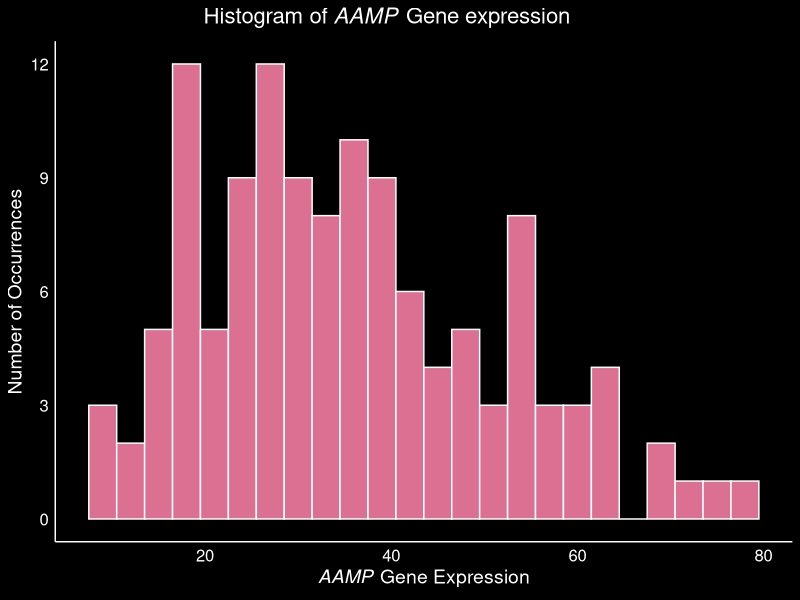
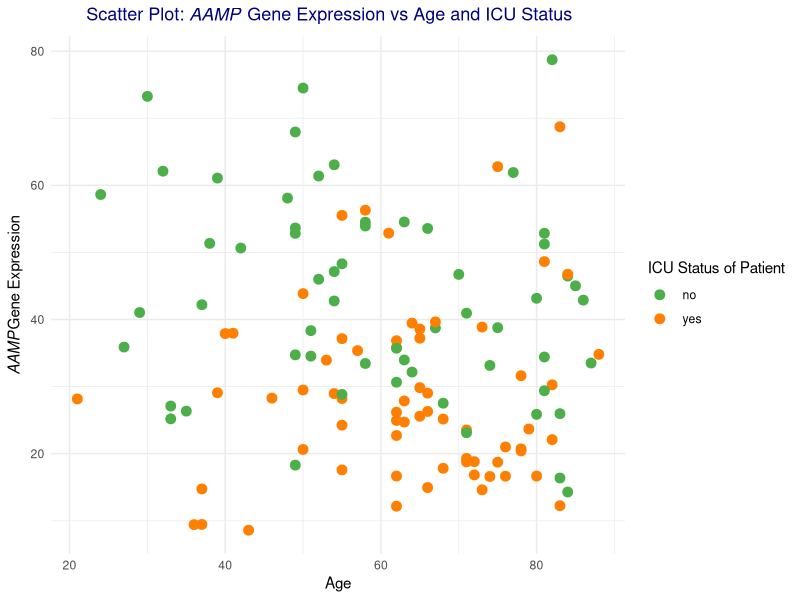
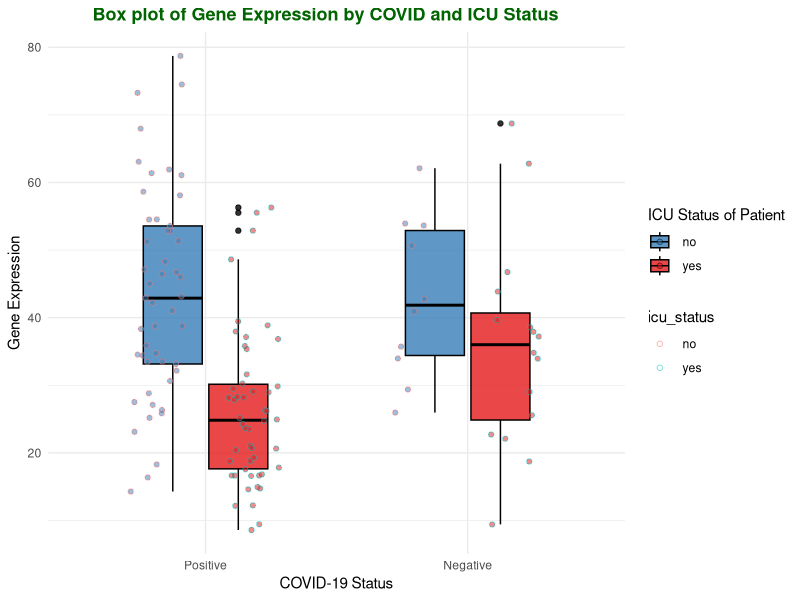
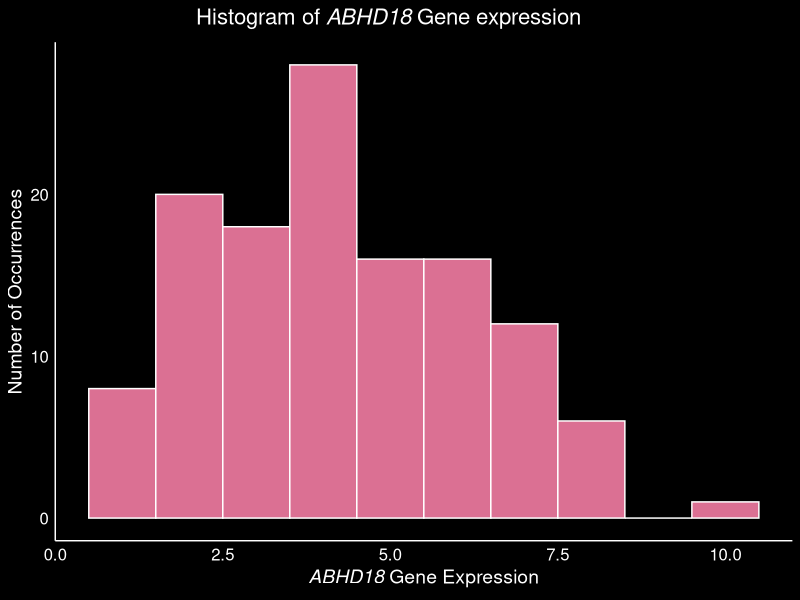
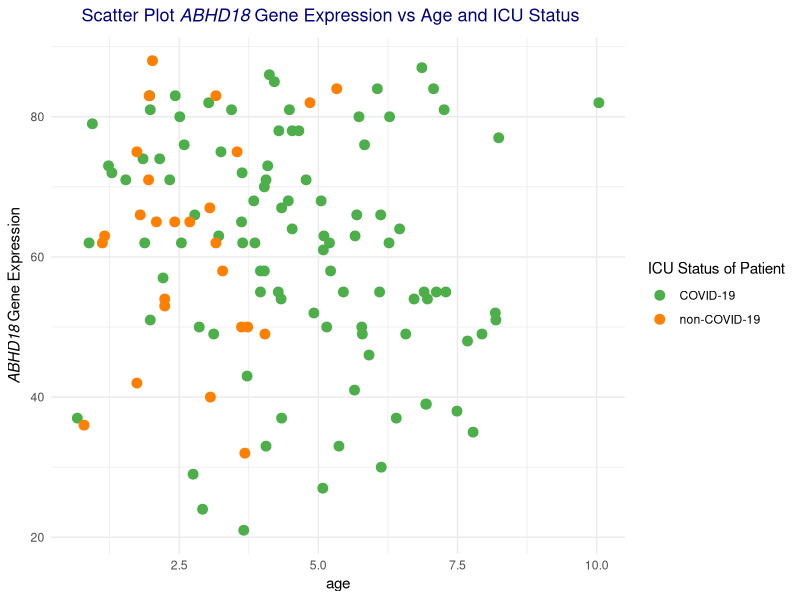
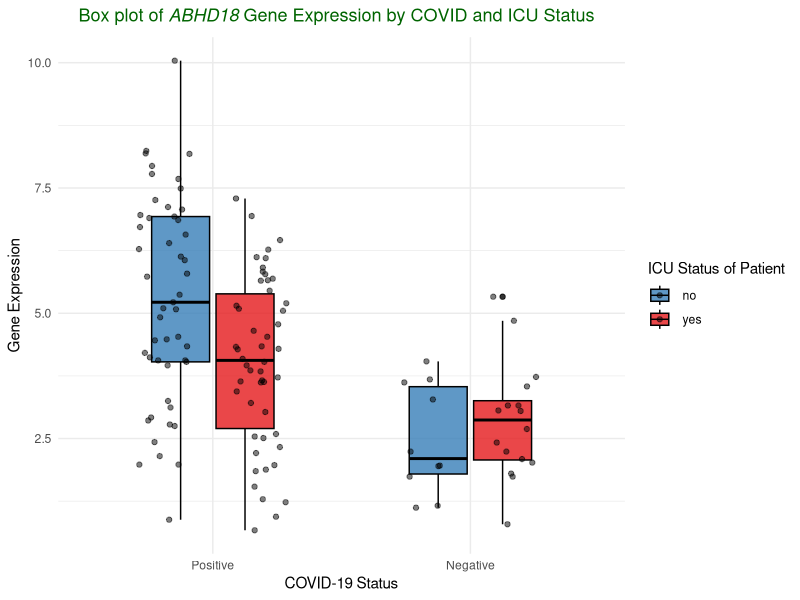
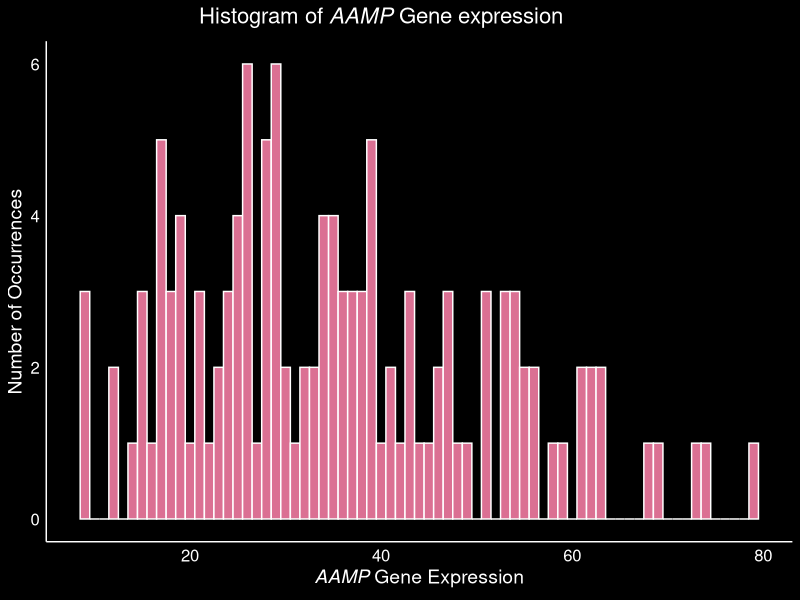
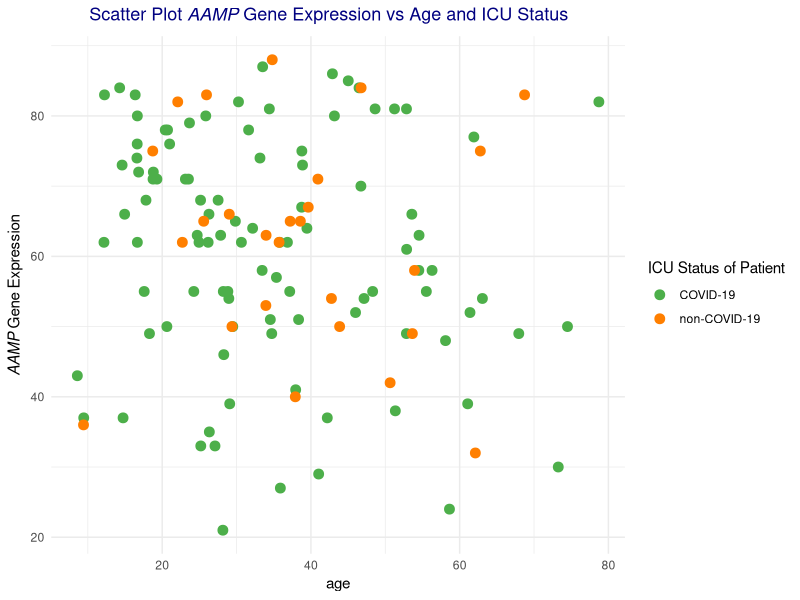

Generate these figures, in order, with R:
## ---- chunk 1
knitr::opts_chunk$set(echo = TRUE)
library(mice)
library(dplyr)
library(tidyverse)
library(ggplot2)
## ---- chunk 2

#set current working directory to the previous folder
setwd("../")

#import the geneExpression and metaData csv from the data folder
data_gene_Expression <- read.csv("data/QBS103_finalProject_geneExpression.csv", header=TRUE)
data_meta <- read.csv("data/QBS103_finalProject_metadata.csv", header=TRUE)


#We convert the geneExpression data from wide form into long form
data_gene_Expression.longForm <- data_gene_Expression %>%
  pivot_longer(cols = starts_with(c("COVID_","NONCOVID_")),
  names_to = "participant_id",
  values_to = "gene_expression_value"
  )

#make a final data frame by combining the two data sets and making it a data frame
final_df <- as.data.frame(data_gene_Expression.longForm %>% inner_join( data_meta, 
           by=c('participant_id')))

head(final_df)

## ---- chunk 3

#rename with x column with gene
final_df <- rename(final_df, gene = X)

#remove all unknown strings and substitute it with NAs
final_df[, 16:27][final_df[, 16:27] == ' unknown' | final_df[, 16:27] == 'unknown'] <- NA

#format the disease status column to just include the status
final_df$disease_status <- sub('disease state: ', '', final_df$disease_status)

#convert the column type of disease_status, sex, icu_status and mechanical_ventilation to factor
final_df <- final_df %>% 
  mutate_at(vars(disease_status, sex, icu_status, mechanical_ventilation), as.factor)

#convert the class of age, charlson_score
final_df <- final_df %>% 
  mutate_at(vars(age, apacheii,ferritin.ng.ml., 
                 crp.mg.l., ddimer.mg.l_feu., 
                 procalcitonin.ng.ml.., lactate.mmol.l., fibrinogen, sofa), as.integer)

head(final_df)

## ---- chunk 4
# check all the numeric colums
num_cols <- names(select_if(final_df, is.numeric))

# Create an imputation model
imputation_model <- mice(final_df[num_cols], method = "pmm", printFlag = FALSE)

# Perform the imputation
imputed_data_final <- complete(imputation_model)
# update the final data frame with the imputed values
final_df[num_cols] <- imputed_data_final[num_cols]

head(final_df)

## ---- chunk 5
final_subset <- final_df[final_df$gene == 'AAMP', 
                         c('gene',
                           'gene_expression_value','age', 
                           'icu_status', 'disease_status')]

head(final_subset)
## ---- chunk 6

breaks <- seq(0, 15, by = 3)  # Adjust the range as needed

# Create the histogram with integer bins
ggplot(final_subset, aes(x = gene_expression_value)) +
  geom_histogram(binwidth = 3, color = "white", fill = "#DB7093") +
  scale_y_continuous(breaks = breaks) +
  theme_minimal() +
  theme(
    panel.background = element_rect(fill = "black"),
    plot.background = element_rect(fill = "black"),
    axis.line = element_line(color = "white"),
    axis.text = element_text(color = "white", size = 12),
    axis.title = element_text(color = "white", size = 14),
    panel.grid = element_blank(),
    plot.title = element_text(color = "white", size = 16, face = "bold", hjust = 0.4),
  ) +
  ggtitle(expression(paste("Histogram of ",italic("AAMP")," Gene expression"))) +
  xlab(expression(paste(italic("AAMP"), " Gene Expression"))) +
  ylab("Number of Occurrences")
## ---- chunk 7

my_colors_1 <- c("#4DAF4A", "#FF7F00")


# Create the scatter plot with custom color scheme
ggplot(final_subset, aes(x = age, y = gene_expression_value, color = icu_status)) +
  geom_point(size = 3) +
  scale_color_manual(values = my_colors_1, name = "ICU Status of Patient") +
  theme_minimal() +
      theme(
    plot.title = element_text(color = "navy", size = 13, face = "bold", hjust = 0.4)
  ) +
  ggtitle(expression(paste("Scatter Plot: ",italic("AAMP")," Gene Expression vs Age and ICU Status"))) +
  xlab("Age") +
  ylab(expression(paste(italic("AAMP"),"Gene Expression")))
## ---- chunk 8

my_colors_2 <- c("#377eb8", "#e41a1c")
ggplot(final_subset, aes(x = disease_status, y = gene_expression_value, fill = icu_status)) +
  geom_boxplot(color = "black", width = 0.5, alpha = 0.8) +
  scale_fill_manual(values = my_colors_2, name = "ICU Status of Patient") +
  geom_jitter(position = position_jitterdodge(), aes(color = icu_status, fill = icu_status), shape = 21, alpha = 0.5) +
  scale_x_discrete(labels = c("COVID-19" = "Positive", "non-COVID-19" = "Negative")) +  # Rename factor levels
  theme_minimal() +
    theme_minimal() +
      theme(
    plot.title = element_text(color = "darkgreen", size = 13, face = "bold", hjust = 0.4)
  )+
  ggtitle("Box plot of Gene Expression by COVID and ICU Status") +
  xlab("COVID-19 Status") +
  ylab("Gene Expression")
## ---- chunk 9
my_plots_function <- function(dataFrame, genes.list, cont.covariate, cat.covariates) {
  #breaks <- seq(min(freque), 15, by = 3)
  my_colors_1 <- c("#4DAF4A", "#FF7F00")
  my_colors_2 <- c("#377eb8", "#e41a1c")
  all.plots.list <- list()

  for (gene in genes.list) {
    gene_subset <- final_df[final_df$gene == gene, 
                            c('gene','gene_expression_value',paste(cont.covariate), paste(cat.covariates))]

    
   histogram <- ggplot(gene_subset, aes(x = gene_expression_value)) +
  geom_histogram(binwidth = 1, color = "white", fill = "#DB7093") +
  #scale_y_continuous(breaks = breaks) +
  theme_minimal() +
  theme(
    panel.background = element_rect(fill = "black"),
    plot.background = element_rect(fill = "black"),
    axis.line = element_line(color = "white"),
    axis.text = element_text(color = "white", size = 12),
    axis.title = element_text(color = "white", size = 14),
    panel.grid = element_blank(),
    plot.title = element_text(color = "white", size = 16, face = "bold", hjust = 0.4),
  ) +
  ggtitle(substitute(Histogram ~ of ~ italic(gene) ~ Gene ~ expression, list(gene = gene))) +
  xlab(substitute(italic(gene) ~ Gene ~ Expression, list(gene = gene))) +
  ylab("Number of Occurrences")


  scatter.plot <- ggplot(gene_subset, aes(x = gene_expression_value, y = gene_subset[[cont.covariate]], color = gene_subset[[cat.covariates[1]]])) +
  geom_point(size = 3) +
  scale_color_manual(values = my_colors_1, name = "ICU Status of Patient") +
  theme_minimal() +
      theme(
    plot.title = element_text(color = "navy", size = 13, face = "bold", hjust = 0.4)
  ) +
  ggtitle(substitute(Scatter ~ Plot ~ italic(gene) ~ Gene ~ Expression ~ vs ~ Age ~ and ~ ICU ~ Status)) +
  xlab(substitute(cont.covariate)) +
  ylab(substitute(italic(gene) ~ Gene ~ Expression))

  
box.plot <- ggplot(gene_subset, aes(x = gene_subset[[cat.covariates[1]]], y = gene_expression_value, fill = gene_subset[[cat.covariates[2]]])) +
  geom_boxplot(color = "black", width = 0.5, alpha = 0.8) +
  scale_fill_manual(values = my_colors_2, name = "ICU Status of Patient") +
  geom_jitter(position = position_jitterdodge(), alpha = 0.5) +
  scale_x_discrete(labels = c("COVID-19" = "Positive", "non-COVID-19" = "Negative")) +
  theme_minimal() +
  theme(
    plot.title = element_text(color = "darkgreen", size = 13, face = "bold", hjust = 0.4)
  ) +
  ggtitle(substitute(Box ~ plot ~ of ~ italic(gene) ~ Gene ~ Expression ~ by ~ COVID ~ and ~ ICU ~ Status)) +
  xlab("COVID-19 Status") +
  ylab("Gene Expression")


    all.plots.list[[gene]] <- list(histogram = histogram, scatter.plot = scatter.plot, box.plot = box.plot)
  }

  return(all.plots.list)
}

all.plots.list <- my_plots_function(final_subset, c('ABHD18', 'AAMP', 'ABHD17C'), 'age', c('disease_status', 'icu_status'))

for (gene in names(all.plots.list)) {
  print(all.plots.list[[gene]]$histogram)
  print(all.plots.list[[gene]]$scatter.plot)
  print(all.plots.list[[gene]]$box.plot)
}
